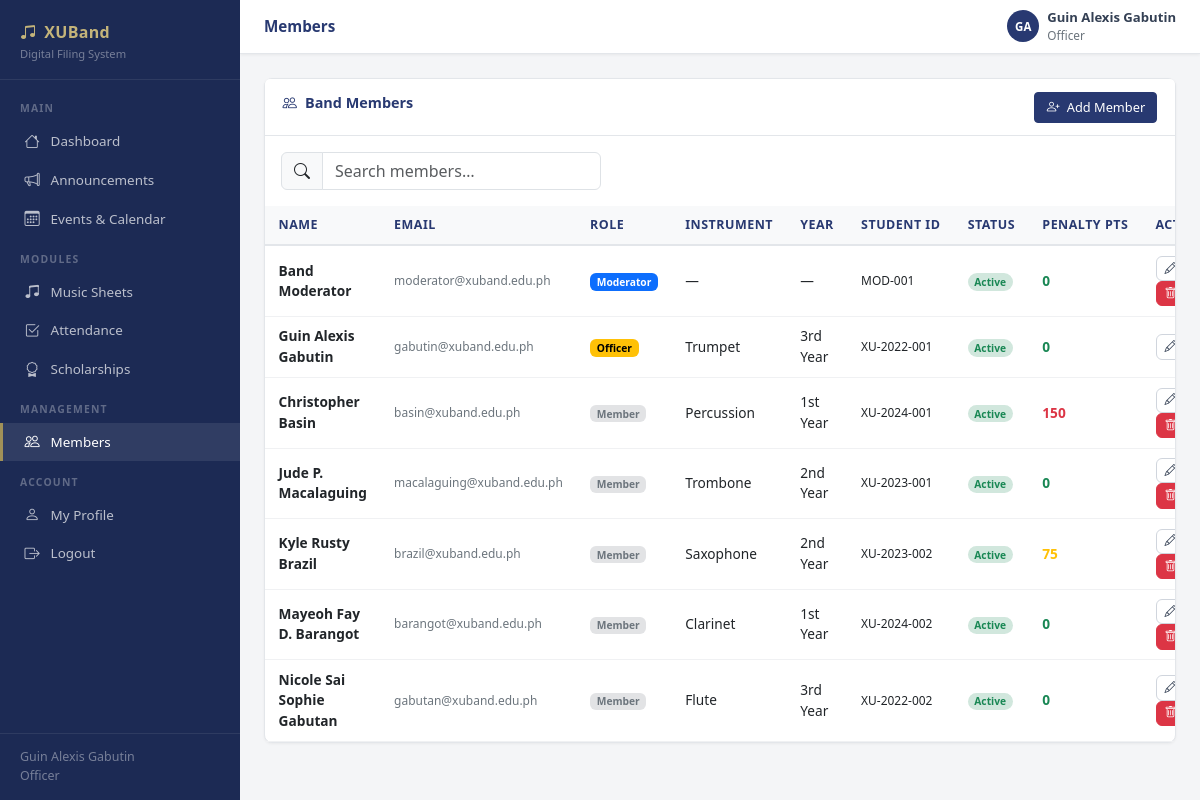
The app's page /members.php (signed in) with its own data.
### tables this page shows
CREATE TABLE IF NOT EXISTS users (
    id INT AUTO_INCREMENT PRIMARY KEY,
    name VARCHAR(100) NOT NULL,
    email VARCHAR(150) NOT NULL UNIQUE,
    password_hash VARCHAR(255) NOT NULL,
    role ENUM('moderator','officer','member') NOT NULL DEFAULT 'member',
    instrument VARCHAR(100) DEFAULT NULL,
    year_level VARCHAR(20) DEFAULT NULL,
    student_id VARCHAR(50) DEFAULT NULL,
    contact_number VARCHAR(20) DEFAULT NULL,
    status ENUM('active','inactive') NOT NULL DEFAULT 'active',
    profile_notes TEXT DEFAULT NULL,
    created_at DATETIME NOT NULL DEFAULT CURRENT_TIMESTAMP,
    updated_at DATETIME NOT NULL DEFAULT CURRENT_TIMESTAMP ON UPDATE CURRENT_TIMESTAMP
);

### includes/auth.php (called while the page is built, shortened)
<?php
require_once __DIR__ . '/db.php';
function isLoggedIn(): bool {
    return !empty($_SESSION['user_id']);
}
function currentUser(): ?array {
    return [
        'id'    => $_SESSION['user_id'],
        'name'  => $_SESSION['user_name'],
        'role'  => $_SESSION['user_role'],
        'email' => $_SESSION['user_email'],
    ];
}

### includes/db.php (called while the page is built, shortened)
<?php
function getDB(): PDO {
    static $pdo = null;
    if ($pdo === null) {
        $host = DB_HOST === 'localhost' ? '127.0.0.1' : DB_HOST;
        $dsn = 'mysql:host=' . $host . ';port=' . DB_PORT . ';dbname=' . DB_NAME . ';charset=utf8mb4';
        try {
            $pdo = new PDO($dsn, DB_USER, DB_PASS, [
                PDO::ATTR_ERRMODE            => PDO::ERRMODE_EXCEPTION,
                PDO::ATTR_DEFAULT_FETCH_MODE => PDO::FETCH_ASSOC,
                PDO::ATTR_EMULATE_PREPARES   => false,
                PDO::ATTR_TIMEOUT            => 10,
            ]);
        } catch (PDOException $e) {
            http_response_code(500);
            die(json_encode(['error' => 'Database connection failed: ' . $e->getMessage()]));
        }
    }
    return $pdo;
}
function dbQuery(string $sql, array $params = []): array {
    $stmt = getDB()->prepare($sql);
    $stmt->execute($params);
    return $stmt->fetchAll();
}

### public/members.php (the view, shortened to what this page needs)
<?php
require_once __DIR__ . '/../includes/auth.php';
require_once __DIR__ . '/../includes/db.php';
require_once __DIR__ . '/../includes/helpers.php';
require_once __DIR__ . '/../includes/layout.php';
$user = currentUser();
$members = dbQuery('SELECT u.*, COALESCE(ps.total_points,0) AS penalty_points
    FROM users u
    LEFT JOIN penalty_summary ps ON ps.user_id = u.id
    ORDER BY u.role ASC, u.name ASC');
layout_head('Members', 'members');
?>
<div class="card">
  <div class="card-header d-flex justify-content-between align-items-center">
    <span class="card-title"><i class="bi bi-people me-2"></i>Band Members</span>
    <button class="btn btn-primary btn-sm" data-modal="modalAdd">
      <i class="bi bi-person-plus me-1"></i> Add Member
    </button>
  </div>
  <div class="card-body py-3 px-3">
    <div class="input-group" style="max-width:320px">
      <span class="input-group-text"><i class="bi bi-search"></i></span>
      <input id="tableSearch" type="search" class="form-control" placeholder="Search members…">
    </div>
  </div>
  <div class="table-wrap" data-searchable>
    <table>
      <thead>
        <tr>
          <th>Name</th><th>Email</th><th>Role</th><th>Instrument</th>
          <th>Year</th><th>Student ID</th><th>Status</th><th>Penalty Pts</th><th>Actions</th>
        </tr>
      </thead>
      <tbody>
        <?php foreach ($members as $m): ?>
        <tr>
          <td><strong><?= h($m['name']) ?></strong></td>
          <td class="small text-muted"><?= h($m['email']) ?></td>
          <td><?= roleBadge($m['role']) ?></td>
          <td><?= h($m['instrument'] ?: '—') ?></td>
          <td><?= h($m['year_level'] ?: '—') ?></td>
          <td class="small"><?= h($m['student_id'] ?: '—') ?></td>
          <td><?= statusBadge($m['status']) ?></td>
          <td class="<?= penaltyColor((float)$m['penalty_points']) ?> fw-bold"><?= $m['penalty_points'] ?></td>
          <td>
            <button class="btn btn-xs btn-outline" data-modal="modalEdit"
              onclick="fillEdit(<?= htmlspecialchars(json_encode($m), ENT_QUOTES) ?>)">
              <i class="bi bi-pencil"></i> Edit
            </button>
            <?php if ($m['id'] !== $user['id']): ?>
            <form method="POST" style="display:inline">
              <button type="submit" class="btn btn-xs btn-danger" data-confirm="Delete <?= h($m['name']) ?>?">
                <i class="bi bi-trash"></i>
              </button>
            </form>
            <?php endif; ?>
          </td>
        </tr>
        <?php endforeach; ?>
      </tbody>
    </table>
  </div>
</div>
<?php layout_foot(); ?>

### includes/layout.php (shortened to what this page needs)
<?php
function layout_head(string $title = 'XUBand', string $pageKey = ''): void {
    $user = currentUser();
    $initials = strtoupper(implode('', array_map(fn($w) => $w[0], explode(' ', $user['name']))));
    $initials = substr($initials, 0, 2);
    $role = $user['role'];
    $currentPage = basename($_SERVER['PHP_SELF'], '.php');
    $isActive = fn(string $key) => ($key === $currentPage || $key === $pageKey) ? ' active' : '';
    ?>
<!DOCTYPE html>
<html lang="en">
<head>
  <link rel="stylesheet" href="/assets/css/bootstrap.min.css">
  <link rel="stylesheet" href="/assets/css/bootstrap-icons.min.css">
  <link rel="stylesheet" href="/assets/css/style.css">
</head>
<body>
<nav id="sidebar">
  <div class="sidebar-brand">
    <div class="brand-name"><i class="bi bi-music-note-beamed me-2"></i>XUBand</div>
    <div class="brand-sub">Digital Filing System</div>
  </div>
  <div class="sidebar-nav">
    <div class="sidebar-section">Main</div>
    <a href="/dashboard.php" class="sidebar-link<?= $isActive('dashboard') ?>">
      <i class="bi bi-house"></i> Dashboard
    </a>
    <a href="/announcements.php" class="sidebar-link<?= $isActive('announcements') ?>">
      <i class="bi bi-megaphone"></i> Announcements
    </a>
    <a href="/events.php" class="sidebar-link<?= $isActive('events') ?>">
      <i class="bi bi-calendar3"></i> Events &amp; Calendar
    </a>
    <div class="sidebar-section">Modules</div>
    <a href="/music-sheets.php" class="sidebar-link<?= $isActive('music-sheets') ?>">
      <i class="bi bi-music-note-beamed"></i> Music Sheets
    </a>
    <a href="/attendance.php" class="sidebar-link<?= $isActive('attendance') ?>">
      <i class="bi bi-check2-square"></i> Attendance
    </a>
    <a href="/scholarships.php" class="sidebar-link<?= $isActive('scholarships') ?>">
      <i class="bi bi-award"></i> Scholarships
    </a>
    <?php if ($role === 'moderator' || $role === 'officer'): ?>
    <div class="sidebar-section">Management</div>
    <a href="/members.php" class="sidebar-link<?= $isActive('members') ?>">
      <i class="bi bi-people"></i> Members
    </a>
    <?php endif; ?>
    <div class="sidebar-section">Account</div>
    <a href="/profile.php" class="sidebar-link<?= $isActive('profile') ?>">
      <i class="bi bi-person"></i> My Profile
    </a>
    <a href="/logout.php" class="sidebar-link" data-confirm="Log out?">
      <i class="bi bi-box-arrow-right"></i> Logout
    </a>
  </div>
  <div class="sidebar-footer">
    <?= h($user['name']) ?><br>
    <?= h(ucfirst($role)) ?>
  </div>
</nav>
<div id="main-wrapper">
  <div id="topbar">
    <div class="d-flex align-items-center gap-2">
      <span class="topbar-title"><?= h($title) ?></span>
    </div>
    <div class="d-flex align-items-center gap-2">
      <div class="user-avatar"><?= h($initials) ?></div>
      <div class="d-none d-sm-block">
        <div class="fw-semibold" style="font-size:.82rem;color:#344054"><?= h($user['name']) ?></div>
        <div class="text-muted" style="font-size:.74rem"><?= h(ucfirst($role)) ?></div>
      </div>
    </div>
  </div>
  <div class="page-body">
<?php
}
function layout_foot(): void {
?>
  </div>
</div>
</body>
</html>
<?php
}
?>

### includes/helpers.php (shortened to what this page needs)
<?php
function h(mixed $val): string {
    return htmlspecialchars((string)$val, ENT_QUOTES | ENT_HTML5, 'UTF-8');
}
function statusBadge(string $status): string {
    $map = [
        'active'    => 'bg-success-subtle text-success',
        'inactive'  => 'bg-secondary-subtle text-secondary',
        'present'   => 'bg-success-subtle text-success',
        'absent'    => 'bg-danger-subtle text-danger',
        'late'      => 'bg-warning-subtle text-warning',
        'excused'   => 'bg-info-subtle text-info',
    ];
    $cls = $map[$status] ?? 'bg-secondary-subtle text-secondary';
    return '<span class="badge rounded-pill ' . $cls . '">' . h(ucfirst($status)) . '</span>';
}
function roleBadge(string $role): string {
    $map = [
        'moderator' => 'bg-primary text-white',
        'officer'   => 'text-bg-warning',
        'member'    => 'bg-secondary-subtle text-secondary',
    ];
    $cls = $map[$role] ?? 'bg-secondary-subtle text-secondary';
    return '<span class="badge ' . $cls . '">' . h(ucfirst($role)) . '</span>';
}
function penaltyClass(int $points): string {
    if ($points === 0)   return 'text-success';
    if ($points <= 75)   return 'text-warning';
    return 'text-danger';
}
function penaltyColor(float $points): string {
    return penaltyClass((int)$points);
}

### public/assets/css/style.css (style rules this page uses)
:root { --xu-navy: #283971; --xu-navy-dark: #1c2a54; --xu-gold: #a19158; --xu-gold-lt: #c4b47a; --sidebar-w: 240px; }
body { background: #f4f5f7; font-size: .9rem; }
#sidebar { width: var(--sidebar-w); min-height: 100vh; background: var(--xu-navy-dark); position: fixed; top: 0; left: 0; display: flex; flex-direction: column; z-index: 1040; transition: transform .25s ease; overflow-y: auto; }
.sidebar-brand { padding: 1.25rem 1.25rem 1rem; border-bottom: 1px solid rgba(255,255,255,.08); }
.sidebar-brand .brand-name { font-size: 1rem; font-weight: 700; color: var(--xu-gold-lt); letter-spacing: .3px; }
.sidebar-brand .brand-sub { font-size: .7rem; color: rgba(255,255,255,.4); margin-top: 2px; }
.sidebar-section { font-size: .65rem; font-weight: 700; text-transform: uppercase; letter-spacing: 1.2px; color: rgba(255,255,255,.3); padding: .85rem 1.25rem .3rem; }
.sidebar-nav { flex: 1; padding: .5rem 0; }
.sidebar-link { display: flex; align-items: center; gap: .6rem; padding: .5rem 1.25rem; color: rgba(255,255,255,.7); font-size: .84rem; font-weight: 500; text-decoration: none; border-left: 3px solid transparent; transition: all .15s; }
.sidebar-link i { font-size: .95rem; width: 18px; text-align: center; flex-shrink: 0; }
.sidebar-link.active { background: rgba(255,255,255,.09); color: #fff; border-left-color: var(--xu-gold); }
.sidebar-footer { padding: .9rem 1.25rem; border-top: 1px solid rgba(255,255,255,.08); font-size: .78rem; color: rgba(255,255,255,.4); line-height: 1.5; }
#main-wrapper { margin-left: var(--sidebar-w); min-height: 100vh; display: flex; flex-direction: column; }
#topbar { height: 54px; background: #fff; border-bottom: 1px solid #e3e6ea; display: flex; align-items: center; justify-content: space-between; padding: 0 1.5rem; position: sticky; top: 0; z-index: 1030; box-shadow: 0 1px 3px rgba(0,0,0,.06); }
.topbar-title { font-weight: 700; font-size: .95rem; color: var(--xu-navy); }
.user-avatar { width: 32px; height: 32px; background: var(--xu-navy); color: #fff; border-radius: 50%; display: flex; align-items: center; justify-content: center; font-size: .72rem; font-weight: 700; flex-shrink: 0; }
.page-body { padding: 1.5rem; flex: 1; }
.card { border: 1px solid #e3e6ea; box-shadow: 0 1px 3px rgba(0,0,0,.05); border-radius: .5rem; }
.card-header { background: #fff; border-bottom: 1px solid #e3e6ea; font-weight: 700; font-size: .88rem; padding: .8rem 1.1rem; }
.table-wrap { overflow-x: auto; }
.table-wrap table { width: 100%; border-collapse: collapse; font-size: .855rem; }
.table-wrap thead th { background: #f8f9fa; color: var(--xu-navy); font-weight: 700; font-size: .78rem; text-transform: uppercase; letter-spacing: .5px; border-bottom: 2px solid #e3e6ea; white-space: nowrap; padding: .6rem .85rem; }
.table-wrap tbody td { padding: .6rem .85rem; border-bottom: 1px solid #f0f1f3; vertical-align: middle; }
.card-title { font-weight: 700; color: var(--xu-navy); font-size: .9rem; }
.card-header { background: #fff; border-bottom: 1px solid #e3e6ea; }
.btn-xs { font-size: .75rem; padding: .2rem .5rem; line-height: 1.4; }
.btn-outline { background: #fff; border: 1px solid #d0d5dd; color: #344054; }
.btn-primary { background: var(--xu-navy); color: #fff; border-color: var(--xu-navy); }
.btn-danger { background: #dc3545; color: #fff; border-color: #dc3545; }
.btn-sm { font-size: .8rem; padding: .3rem .7rem; }
.text-muted { color: #6c757d !important; }

### records on screen
users: name "Guin Alexis Gabutin", role "Officer", name "GA", email "gabutin@xuband.edu.ph", instrument "Trumpet", year_level "3rd Year", student "XU-2022-001", status "Active", penalty_points "0"
users: name "Band Moderator", email "moderator@xuband.edu.ph", role "Moderator", instrument "—", year_level "—", student "MOD-001", status "Active", penalty_points "0"
users: name "Christopher Basin", email "basin@xuband.edu.ph", role "Member", instrument "Percussion", year_level "1st Year", student "XU-2024-001", status "Active", penalty_points "150"
users: name "Jude P. Macalaguing", email "macalaguing@xuband.edu.ph", role "Member", instrument "Trombone", year_level "2nd Year", student "XU-2023-001", status "Active", penalty_points "0"
users: name "Kyle Rusty Brazil", email "brazil@xuband.edu.ph", role "Member", instrument "Saxophone", year_level "2nd Year", student "XU-2023-002", status "Active", penalty_points "75"
users: name "Mayeoh Fay D. Barangot", email "barangot@xuband.edu.ph", role "Member", instrument "Clarinet", year_level "1st Year", student "XU-2024-002", status "Active", penalty_points "0"
users: name "Nicole Sai Sophie Gabutan", email "gabutan@xuband.edu.ph", role "Member", instrument "Flute", year_level "3rd Year", student "XU-2022-002", status "Active", penalty_points "0"

### other values on screen
$title "Members"
